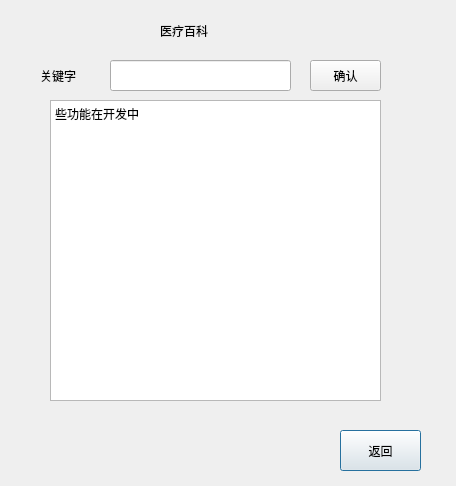
<?xml version="1.0" encoding="UTF-8"?>
<ui version="4.0">
 <class>zhishiku</class>
 <widget class="QDialog" name="zhishiku">
  <property name="geometry">
   <rect>
    <x>0</x>
    <y>0</y>
    <width>456</width>
    <height>486</height>
   </rect>
  </property>
  <property name="windowTitle">
   <string>医疗百科</string>
  </property>
  <property name="windowIcon">
   <iconset>
    <normaloff>:/new/prefix1/C:/Users/Administrator.QH-20141214JPFU/Pictures/0]48MKQOOPNTW%60}V2NM]L.png</normaloff>:/new/prefix1/C:/Users/Administrator.QH-20141214JPFU/Pictures/0]48MKQOOPNTW%60}V2NM]L.png</iconset>
  </property>
  <property name="styleSheet">
   <string notr="true"/>
  </property>
  <widget class="QPushButton" name="zsk_fanhui">
   <property name="geometry">
    <rect>
     <x>340</x>
     <y>430</y>
     <width>81</width>
     <height>41</height>
    </rect>
   </property>
   <property name="text">
    <string>返回</string>
   </property>
  </widget>
  <widget class="QPushButton" name="zsk_queren">
   <property name="geometry">
    <rect>
     <x>310</x>
     <y>60</y>
     <width>71</width>
     <height>31</height>
    </rect>
   </property>
   <property name="text">
    <string>确认</string>
   </property>
  </widget>
  <widget class="QLabel" name="label">
   <property name="geometry">
    <rect>
     <x>40</x>
     <y>60</y>
     <width>51</width>
     <height>31</height>
    </rect>
   </property>
   <property name="styleSheet">
    <string notr="true">font: 75 11pt &quot;黑体&quot;;</string>
   </property>
   <property name="text">
    <string>关键字</string>
   </property>
  </widget>
  <widget class="QLineEdit" name="lineEdit">
   <property name="geometry">
    <rect>
     <x>110</x>
     <y>60</y>
     <width>181</width>
     <height>31</height>
    </rect>
   </property>
  </widget>
  <widget class="QLabel" name="label_2">
   <property name="geometry">
    <rect>
     <x>160</x>
     <y>20</y>
     <width>111</width>
     <height>21</height>
    </rect>
   </property>
   <property name="styleSheet">
    <string notr="true">font: 75 18pt &quot;黑体&quot;;</string>
   </property>
   <property name="text">
    <string>医疗百科</string>
   </property>
  </widget>
  <widget class="QFrame" name="frame">
   <property name="geometry">
    <rect>
     <x>-20</x>
     <y>-80</y>
     <width>501</width>
     <height>571</height>
    </rect>
   </property>
   <property name="styleSheet">
    <string notr="true">border-image: url(:/new/prefix1/image/38.jpg);</string>
   </property>
   <property name="frameShape">
    <enum>QFrame::StyledPanel</enum>
   </property>
   <property name="frameShadow">
    <enum>QFrame::Raised</enum>
   </property>
   <widget class="QTextEdit" name="textEdit">
    <property name="geometry">
     <rect>
      <x>70</x>
      <y>180</y>
      <width>331</width>
      <height>301</height>
     </rect>
    </property>
    <property name="styleSheet">
     <string notr="true">border-image: url();</string>
    </property>
    <property name="html">
     <string>&lt;!DOCTYPE HTML PUBLIC &quot;-//W3C//DTD HTML 4.0//EN&quot; &quot;http://www.w3.org/TR/REC-html40/strict.dtd&quot;&gt;
&lt;html&gt;&lt;head&gt;&lt;meta name=&quot;qrichtext&quot; content=&quot;1&quot; /&gt;&lt;style type=&quot;text/css&quot;&gt;
p, li { white-space: pre-wrap; }
&lt;/style&gt;&lt;/head&gt;&lt;body style=&quot; font-family:'SimSun'; font-size:9pt; font-weight:400; font-style:normal;&quot;&gt;
&lt;p style=&quot; margin-top:0px; margin-bottom:0px; margin-left:0px; margin-right:0px; -qt-block-indent:0; text-indent:0px;&quot;&gt;些功能在开发中&lt;/p&gt;
&lt;p style=&quot;-qt-paragraph-type:empty; margin-top:0px; margin-bottom:0px; margin-left:0px; margin-right:0px; -qt-block-indent:0; text-indent:0px;&quot;&gt;&lt;br /&gt;&lt;/p&gt;&lt;/body&gt;&lt;/html&gt;</string>
    </property>
   </widget>
  </widget>
  <zorder>frame</zorder>
  <zorder>zsk_fanhui</zorder>
  <zorder>zsk_queren</zorder>
  <zorder>label</zorder>
  <zorder>lineEdit</zorder>
  <zorder>label_2</zorder>
 </widget>
 <tabstops>
  <tabstop>lineEdit</tabstop>
  <tabstop>zsk_queren</tabstop>
  <tabstop>zsk_fanhui</tabstop>
 </tabstops>
 <resources/>
 <connections/>
</ui>
